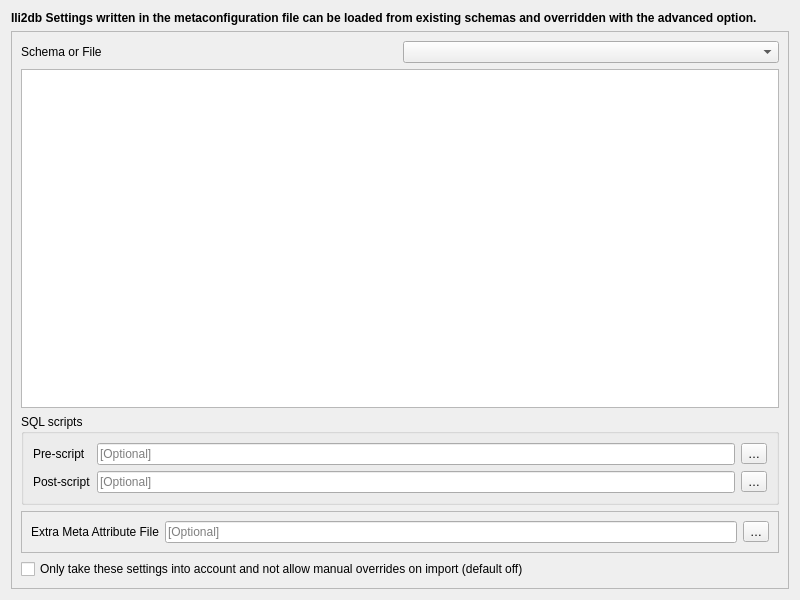
<?xml version="1.0" encoding="UTF-8"?>
<ui version="4.0">
 <class>InterlisImport</class>
 <widget class="QDialog" name="InterlisImport">
  <property name="geometry">
   <rect>
    <x>0</x>
    <y>0</y>
    <width>800</width>
    <height>600</height>
   </rect>
  </property>
  <property name="windowTitle">
   <string>Select Files</string>
  </property>
  <layout class="QGridLayout" name="gridLayout_3">
   <item row="0" column="0">
    <widget class="QLabel" name="description">
     <property name="minimumSize">
      <size>
       <width>0</width>
       <height>0</height>
      </size>
     </property>
     <property name="font">
      <font>
       <weight>75</weight>
       <bold>true</bold>
      </font>
     </property>
     <property name="text">
      <string>Ili2db Settings written in the metaconfiguration file can be loaded from existing schemas and overridden with the advanced option.</string>
     </property>
     <property name="alignment">
      <set>Qt::AlignLeading|Qt::AlignLeft|Qt::AlignTop</set>
     </property>
     <property name="wordWrap">
      <bool>true</bool>
     </property>
    </widget>
   </item>
   <item row="1" column="0">
    <widget class="QFrame" name="content_frame">
     <property name="frameShape">
      <enum>QFrame::StyledPanel</enum>
     </property>
     <property name="frameShadow">
      <enum>QFrame::Raised</enum>
     </property>
     <layout class="QGridLayout" name="gridLayout">
      <item row="0" column="0">
       <widget class="QLabel" name="schema_label">
        <property name="text">
         <string>Schema or File</string>
        </property>
       </widget>
      </item>
      <item row="1" column="0" colspan="2">
       <widget class="QTableView" name="parameters_table_view"/>
      </item>
      <item row="3" column="0" colspan="2">
       <widget class="QFrame" name="frame">
        <property name="frameShape">
         <enum>QFrame::StyledPanel</enum>
        </property>
        <property name="frameShadow">
         <enum>QFrame::Raised</enum>
        </property>
        <layout class="QGridLayout" name="gridLayout_2">
         <item row="0" column="0">
          <widget class="QLabel" name="toml_file_label">
           <property name="text">
            <string>Extra Meta Attribute File</string>
           </property>
          </widget>
         </item>
         <item row="0" column="1">
          <widget class="QLineEdit" name="toml_file_line_edit">
           <property name="toolTip">
            <string>Choose optional TOML file</string>
           </property>
           <property name="placeholderText">
            <string>[Optional]</string>
           </property>
          </widget>
         </item>
         <item row="0" column="2">
          <widget class="QToolButton" name="toml_file_browse_button">
           <property name="toolTip">
            <string>Browse TOML files</string>
           </property>
           <property name="text">
            <string>…</string>
           </property>
          </widget>
         </item>
        </layout>
       </widget>
      </item>
      <item row="2" column="0" colspan="2">
       <widget class="QGroupBox" name="groupBox_4">
        <property name="title">
         <string>SQL scripts</string>
        </property>
        <layout class="QGridLayout" name="gridLayout_6">
         <item row="0" column="0">
          <widget class="QLabel" name="pre_script_file_label">
           <property name="toolTip">
            <string>SQL script that runs before the (schema) import.</string>
           </property>
           <property name="text">
            <string>Pre-script</string>
           </property>
          </widget>
         </item>
         <item row="0" column="1">
          <widget class="QLineEdit" name="pre_script_file_line_edit">
           <property name="toolTip">
            <string>Choose optional (pre-script) SQL file</string>
           </property>
           <property name="placeholderText">
            <string>[Optional]</string>
           </property>
          </widget>
         </item>
         <item row="0" column="2">
          <widget class="QToolButton" name="pre_script_file_browse_button">
           <property name="toolTip">
            <string>Browse SQL files</string>
           </property>
           <property name="text">
            <string>…</string>
           </property>
          </widget>
         </item>
         <item row="1" column="0">
          <widget class="QLabel" name="post_script_file_label">
           <property name="toolTip">
            <string>SQL script that runs after the (schema) import.</string>
           </property>
           <property name="text">
            <string>Post-script</string>
           </property>
          </widget>
         </item>
         <item row="1" column="1">
          <widget class="QLineEdit" name="post_script_file_line_edit">
           <property name="toolTip">
            <string>Choose optional (post-script) SQL file</string>
           </property>
           <property name="placeholderText">
            <string>[Optional]</string>
           </property>
          </widget>
         </item>
         <item row="1" column="2">
          <widget class="QToolButton" name="post_script_file_browse_button">
           <property name="toolTip">
            <string>Browse SQL files</string>
           </property>
           <property name="text">
            <string>…</string>
           </property>
          </widget>
         </item>
        </layout>
       </widget>
      </item>
      <item row="0" column="1">
       <widget class="QComboBox" name="schema_combobox"/>
      </item>
      <item row="4" column="0" colspan="2">
       <widget class="QCheckBox" name="metaconfigparamsonly_checkbox">
        <property name="toolTip">
         <string>qgis.modelbaker.metaConfigParamsOnly will be set in the metaconfig file</string>
        </property>
        <property name="text">
         <string>Only take these settings into account and not allow manual overrides on import (default off)</string>
        </property>
       </widget>
      </item>
     </layout>
    </widget>
   </item>
  </layout>
 </widget>
 <resources/>
 <connections/>
</ui>
